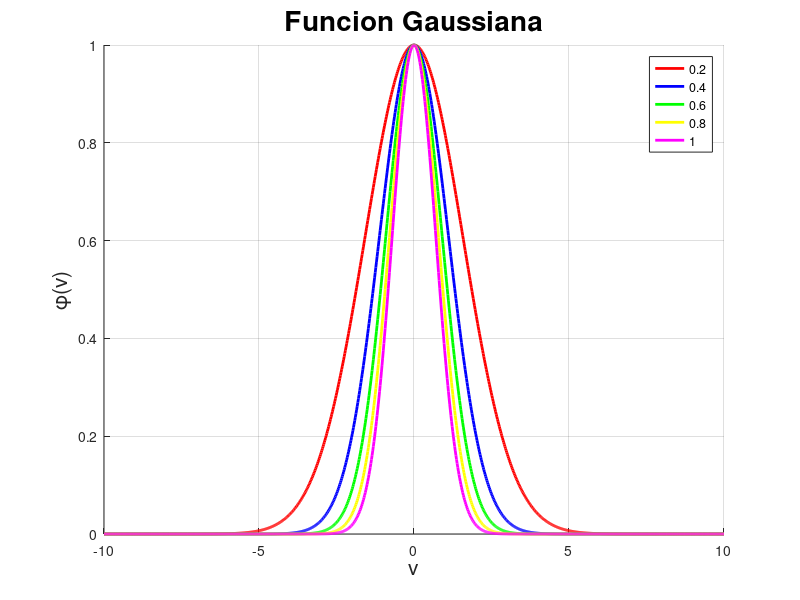

This chart was generated by the following MATLAB code:
% Ian Mu;oz Nu;ez - Funcion Gaussiana

close all
clear
clc

n = 1000;

v = linspace(-10, 10, n);

A = 1;
B = 0.2;

phi = zeros(5, n);
for i=1:5
    for j=1:n
        phi(i, j) = A * exp(-B * v(j)^2);
    end
    B = B + 0.2;
end

figure(1)
hold on
grid on

plot(v, phi(1, :), 'r', 'LineWidth', 2)
plot(v, phi(2, :), 'b', 'LineWidth', 2)
plot(v, phi(3, :), 'g', 'LineWidth', 2)
plot(v, phi(4, :), 'y', 'LineWidth', 2)
plot(v, phi(5, :), 'm', 'LineWidth', 2)

title("Funcion Gaussiana", 'FontSize', 20)
xlabel('v', 'FontSize', 15)
ylabel('\phi(v)', 'FontSize', 15)
legend('0.2', '0.4', '0.6', '0.8', '1')

